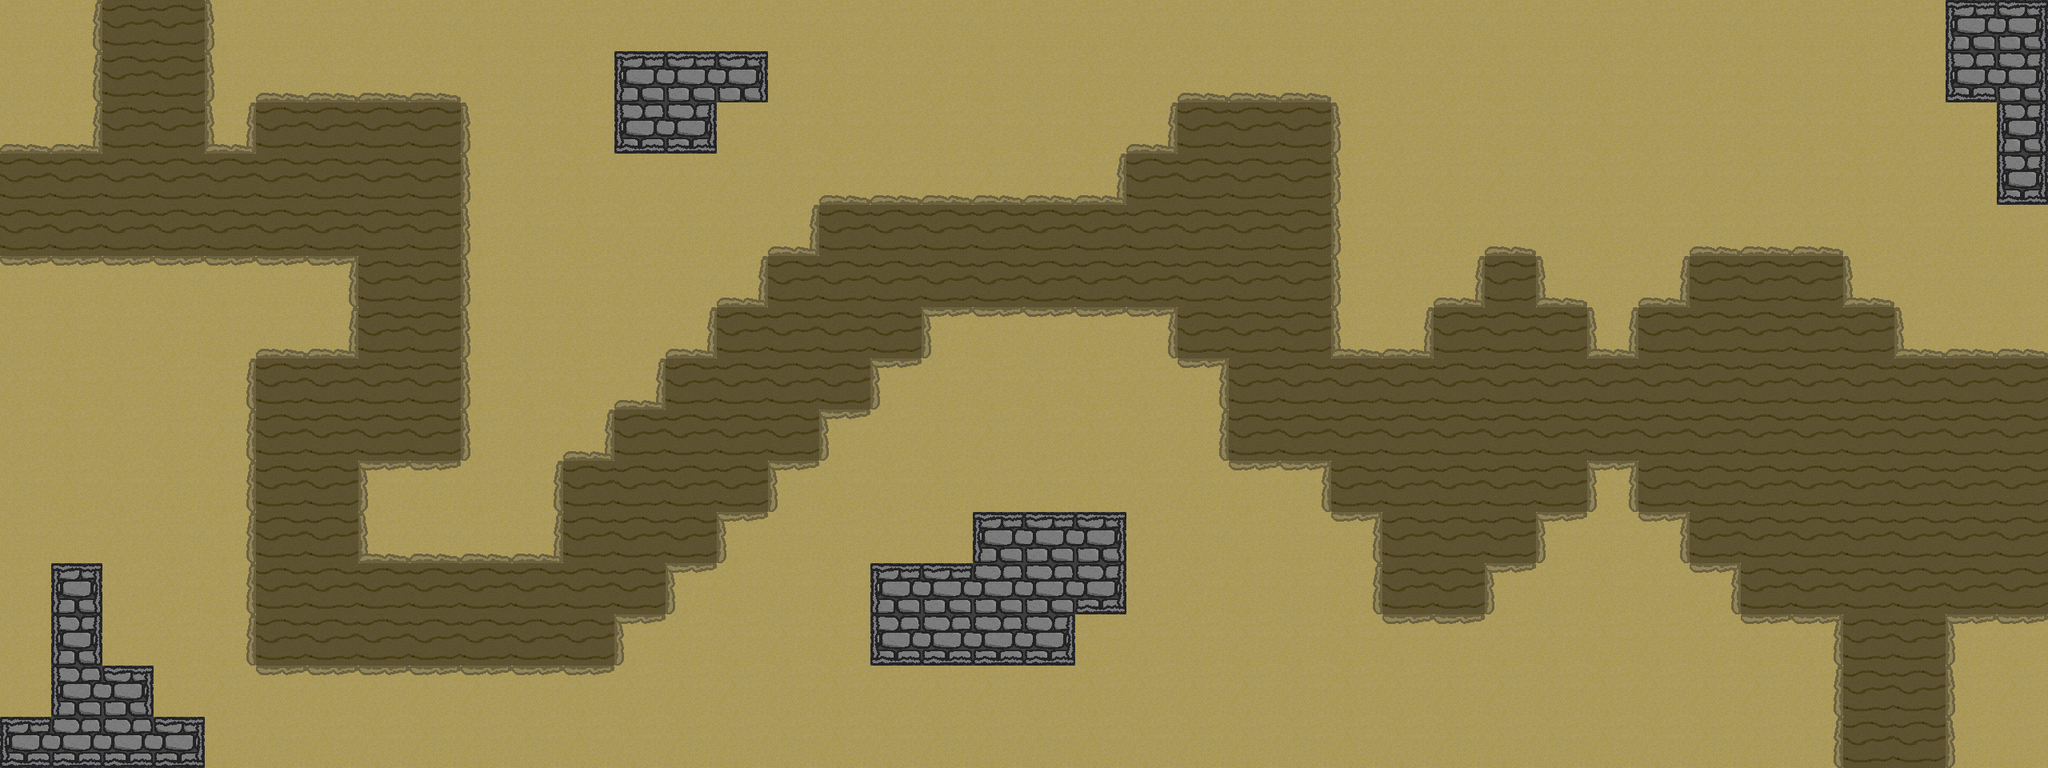

Below is a game level as drawn by its tile map, then a one-line description and the .tmx that defines it (tile-layer data replaced by summaries):
An orthogonal 40x15 tile map with 64x64 px tiles, 6 tile layers (Background, Blocks, <- Edge, Edge ->, ...), 2 tilesets.

<map version="1.0" orientation="orthogonal" width="40" height="15" tilewidth="64" tileheight="64">
 <tileset firstgid="1" name="Catacombs HD" tilewidth="64" tileheight="64">
  <image source="Catacombs HD.png" width="256" height="256" />
 </tileset>
 <tileset firstgid="17" name="Terrain Brick HD" tilewidth="64" tileheight="64">
  <image source="Terrain Brick HD.png" width="512" height="512" />
 </tileset>
 <layer name="Background" width="40" height="15">
  <data>[600 cells, 600 non-empty, 2 distinct tile ids]</data>
 </layer>
 <layer name="Blocks" width="40" height="15">
  <data>[600 cells, 410 non-empty, 2 distinct tile ids]</data>
 </layer>
 <layer name="&lt;- Edge" width="40" height="15">
  <data>[600 cells, 47 non-empty, 2 distinct tile ids]</data>
 </layer>
 <layer name="Edge -&gt;" width="40" height="15">
  <data>[600 cells, 50 non-empty, 2 distinct tile ids]</data>
 </layer>
 <layer name="Edge V" width="40" height="15">
  <data>[600 cells, 55 non-empty, 2 distinct tile ids]</data>
 </layer>
 <layer name="^ Edge" width="40" height="15">
  <data>[600 cells, 56 non-empty, 2 distinct tile ids]</data>
 </layer>
</map>